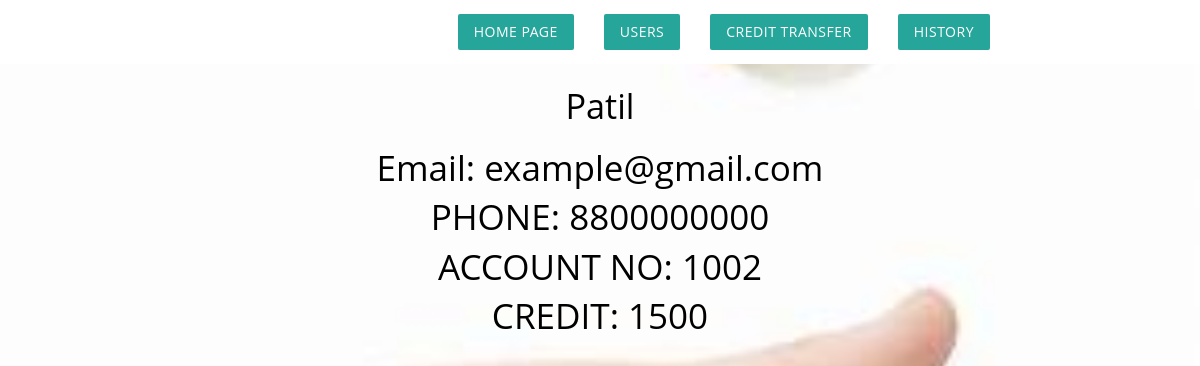
/show.php?id=1002, run on the app's committed database.
### tables this page shows
CREATE TABLE `users` (
  `name` varchar(20) NOT NULL,
  `gender` varchar(1) NOT NULL,
  `accid` int(4) NOT NULL,
  `email` varchar(20) NOT NULL,
  `phone` varchar(10) NOT NULL,
  `credits` int(5) NOT NULL
);

### show.php (the view)
<?php
include('config/db_connect_admin.php');
if (isset($_GET['id'])) {
		$id=mysqli_real_escape_string($connect, $_GET['id']);
		$sql = "SELECT * FROM users WHERE accid = '$id' ";
		$result=$connect->query($sql);
	}
	?>
  <!DOCTYPE html>
 <html>
 	<?php include('header.php'); ?>
 	<div class="container center darkslategray-text" style="color:black; font-size: 35px;">
 		<?php while($row=$result->fetch_assoc()){ ?>
 			<h4><?php echo htmlspecialchars($row['name']); ?></h4>
 			<br>
 			<p>Email: <?php echo htmlspecialchars($row['email']); ?></p>
 			<br>
 			<p>PHONE: <?php echo htmlspecialchars($row['phone']); ?></p>
 			<br>
 			<p>ACCOUNT NO: <?php echo htmlspecialchars($row['accid']); ?></p>
 			<br>
 			<p>CREDIT: <?php echo htmlspecialchars($row['credits']); ?></p>
 		<?php }
 		 ?>
 	</div>
 </html>

### data on the page
users: name "Patil", email "example@gmail.com", phone "8800000000", accid "1002", credits "1500"
